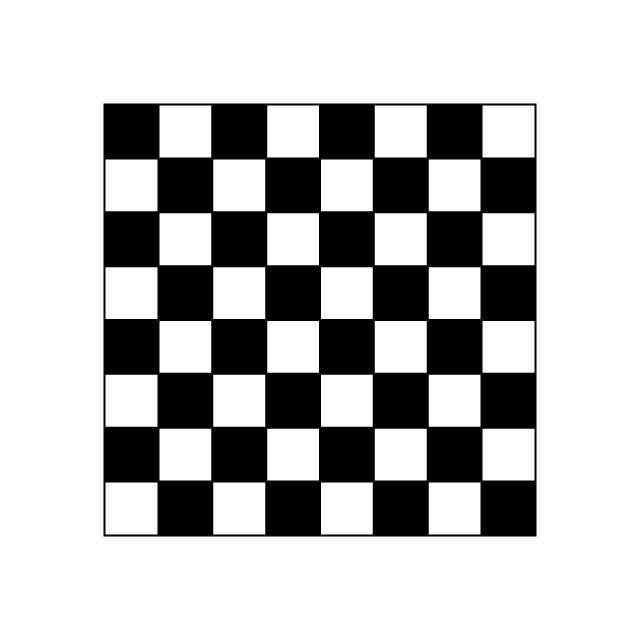
#> input picture Work/python-workspace/checker/board1.jpeg, 640 x 640 px
$ python hw1_4.py board1.jpeg
#> lines starting #> are read from the running program, lines starting #| are printed output that depends on the picture; after the words box and inside, x2 and y2 are one past the last pixel; in counts of white or black regions, pixels touching at a corner belong together
import sys
import cv2
import numpy as np


def findLocalMaxima(src):
    kernel = cv2.getStructuringElement(shape=cv2.MORPH_RECT, ksize=(11, 11))
    dilate = cv2.dilate(src, kernel)
    localMax = (src == dilate)

    erode = cv2.erode(src, kernel)
    localMax2 = src > erode
    localMax &= localMax2
    points = np.argwhere(localMax == True)
    points[:, [0, 1]] = points[:, [1, 0]]
    return points


def get_corners(image):
    edges = cv2.Canny(image, 50, 150)
    x, y, w, h = cv2.boundingRect(edges)
    corners = [(x, y), (x + w, y), (x + w, y + h), (x, y + h)]

    return corners


def perspective_transform(image, corners):
    H = cv2.getPerspectiveTransform(corners, [[0, 0], [image.shape[1], 0], [image.shape[1], image.shape[0]],
                                              [0, image.shape[0]]])
    warped = cv2.warpPerspective(image, H, (image.shape[1], image.shape[0]))

    return warped


def get_piece_color(src, x, y):
    pixel = src[x, y]
    if pixel[0] > 127:
        return "w"
    else:
        return "b"


def count_pieces(src, size):
    white = 0
    black = 0

    board_size = size
    for i in range(src.shape[0] // size // 2, src.shape[0], src.shape[0] // size):
        for j in range(src.shape[1] // size // 2, src.shape[1], src.shape[1] // size):
            pixel_color = get_piece_color(src, i, j)
            if pixel_color == "w":
                white += 1
            elif pixel_color == "b":
                black += 1
    return white, black


# src = cv2.imread(sys.argv[1])
src = cv2.imread("board1.jpeg")
#> src is the input picture: shape (640, 640, 3); min 0, max 255, mean 191.9
gray = cv2.cvtColor(src, cv2.COLOR_BGR2GRAY)
res = cv2.preCornerDetect(gray, ksize=3)
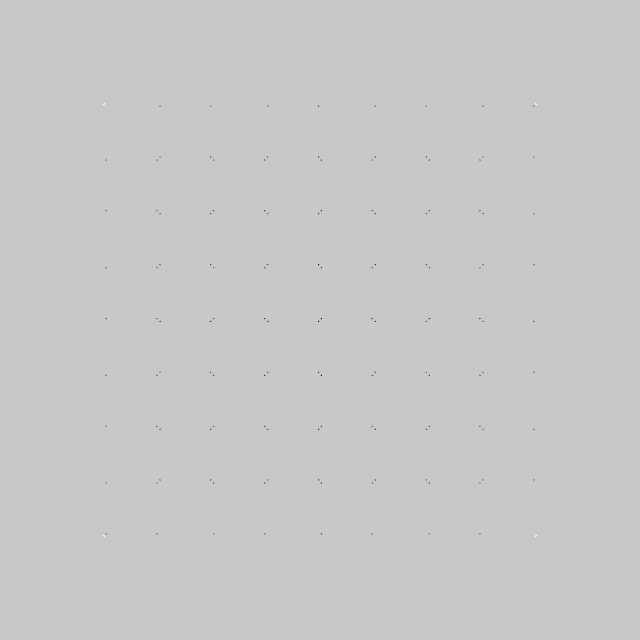
#> res: shape (640, 640) float32; min -0.949, max 0.258, mean -0.000273; drawn with min black and max white
ret, res2 = cv2.threshold(np.abs(res), 0.1, 0, cv2.THRESH_TOZERO)
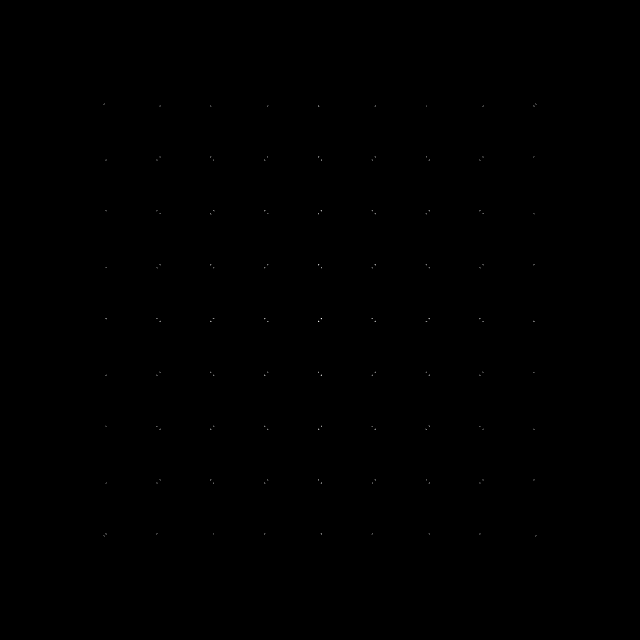
#> res2: shape (640, 640) float32; min 0, max 0.949, mean 0.000255

corners = get_corners(src)
#> in get_corners, `edges = cv2.Canny(image, 50, 150)`:
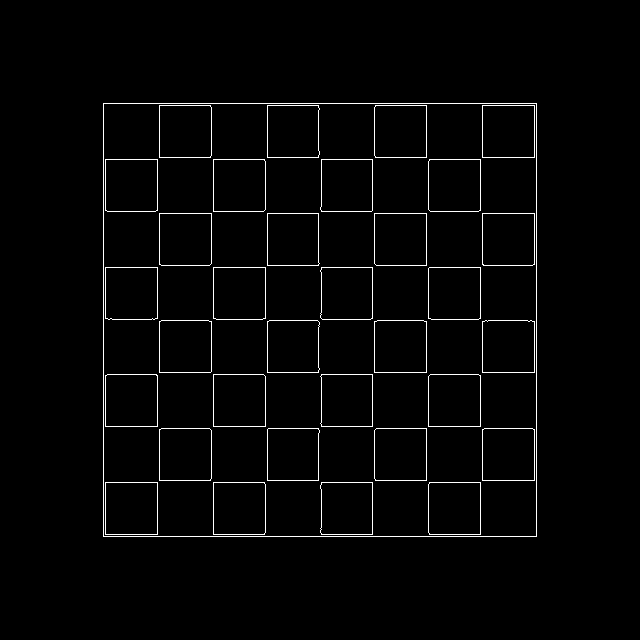
#> edges: shape (640, 640); 2% white in thin lines or dots, all inside (x1, y1, x2, y2) = (103, 103, 537, 537)
#> in get_corners, `x, y, w, h = cv2.boundingRect(edges)`: x = 103; w = 434
#> in get_corners, `corners = [(x, y), (x + w, y), (x + w, y + h), (x, y + h)]`: corners = [(103, 103), (537, 103), (537, 537), (103, 537)]
#> corners = [(103, 103), (537, 103), (537, 537), (103, 537)]

#> (the run stopped early here; a loop or call above may not have finished)

$ run again, with Work/python-workspace/checker/board2.jpeg copied over Work/python-workspace/checker/board1.jpeg
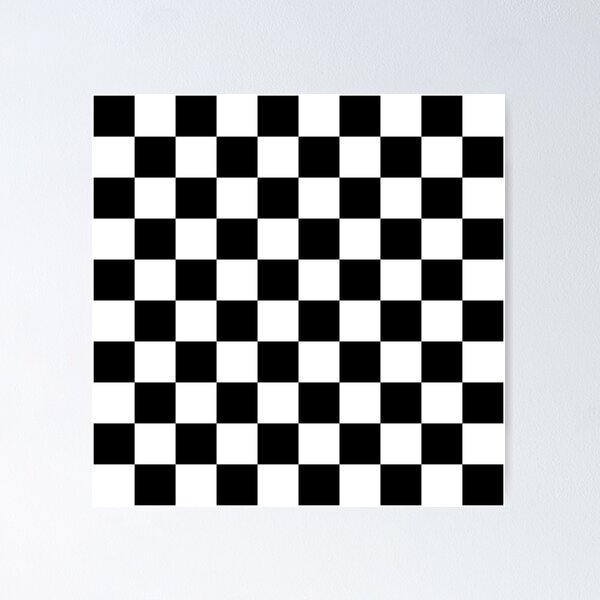
#> input picture Work/python-workspace/checker/board2.jpeg, 600 x 600 px
#> src is the input picture: shape (600, 600, 3); mean B, G, R 187.8, 185.7, 184.3
#> `res = cv2.preCornerDetect(gray, ksize=3)`:
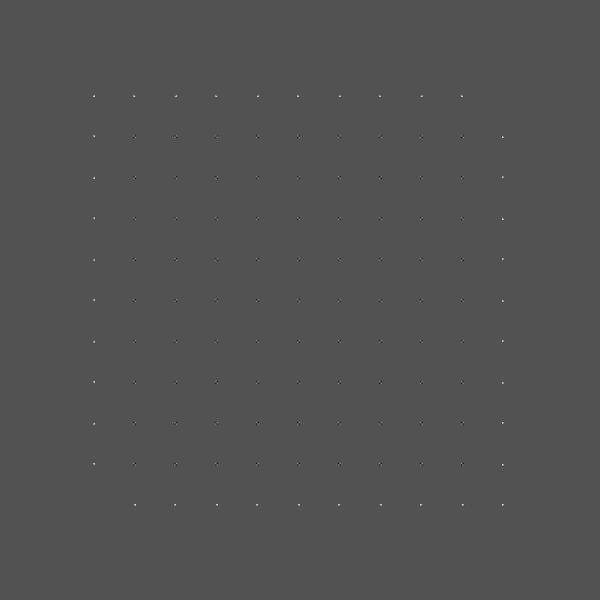
#> res: shape (600, 600) float32; min -0.209, max 0.44, mean 8.39e-05; drawn with min black and max white
#> in get_corners, `edges = cv2.Canny(image, 50, 150)`:
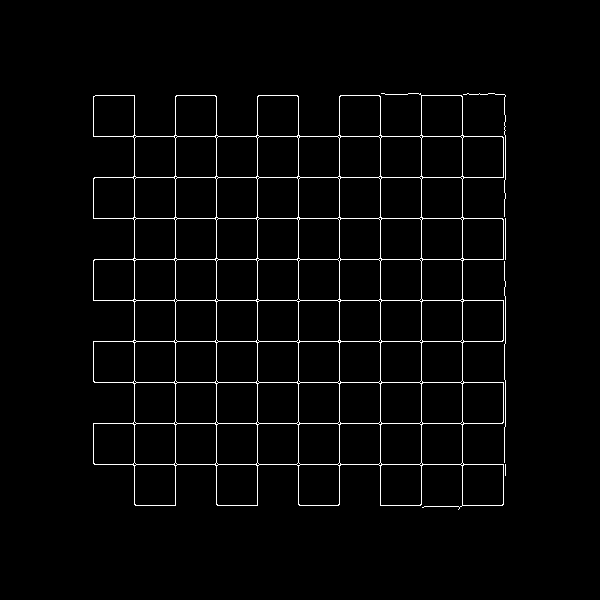
#> edges: shape (600, 600); 2.4% white in thin lines or dots, all inside (x1, y1, x2, y2) = (93, 93, 506, 510)
#> x = 93; w = 413; h = 417
#> in get_corners, `corners = [(x, y), (x + w, y), (x + w, y + h), (x, y + h)]`: corners = [(93, 93), (506, 93), (506, 510), (93, 510)]
